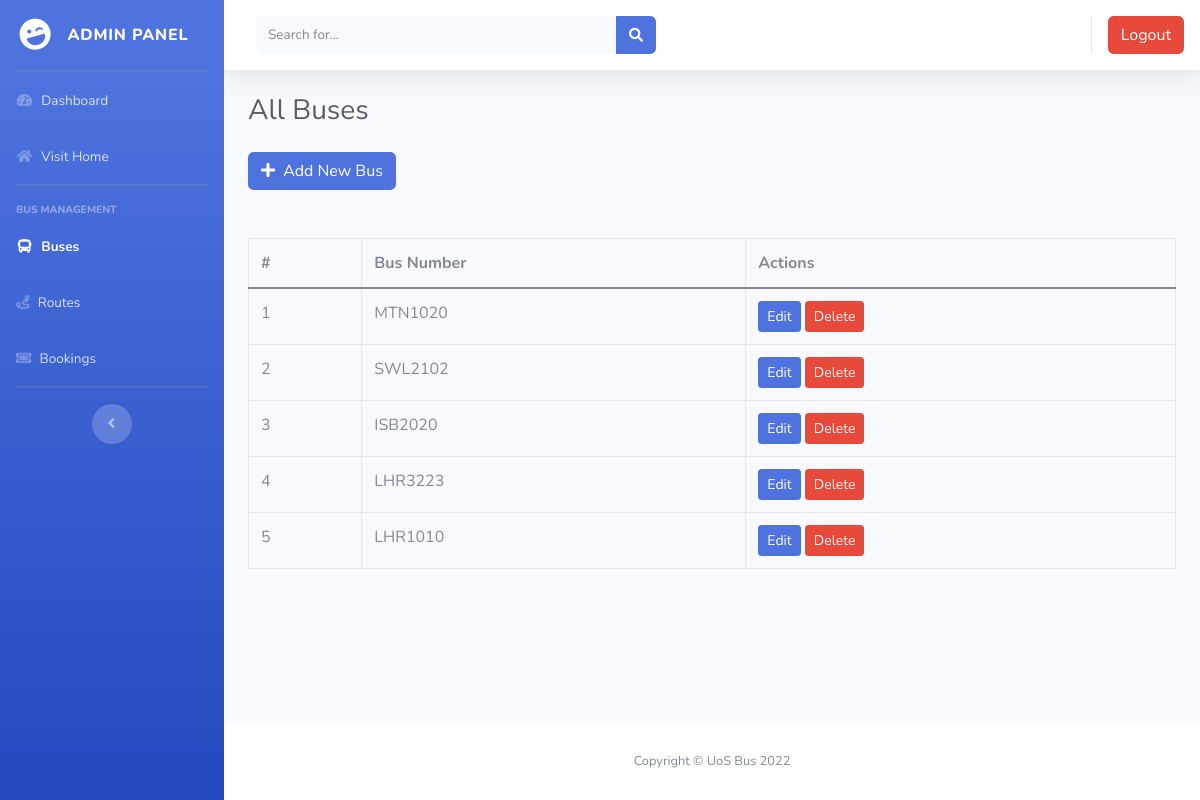
/admin/buses.php (signed in), run on the app's committed database.
### tables this page shows
CREATE TABLE `buses` (
  `id` int(11) NOT NULL,
  `bus_no` varchar(30) NOT NULL,
  `bus_assigned` tinyint(1) NOT NULL DEFAULT 0,
  `bus_capacity` int(100) NOT NULL,
  `bus_created` timestamp NOT NULL DEFAULT current_timestamp()
);

### admin/buses.php (the view, shortened to what this page needs)
<!DOCTYPE html>
<html lang="en">
<head>
    <link href="../assets/vendor/fontawesome-free/css/all.css" rel="stylesheet" type="text/css">
    <link href="../assets/vendor/css/bootstrap-v5.0.2.min.css" rel="stylesheet" type="text/css">
    <link href="css/sb-admin-2.min.css" rel="stylesheet">
</head>
<body id="page-top">
    <?php require '../inc/_admin-header.php'; ?>
    <div class="container-fluid">
        <div class="d-sm-flex align-items-center justify-content-between mb-4">
            <h1 class="h3 mb-0 text-gray-800">All Buses</h1>
        </div>
        <button type="button" class="btn btn-primary" data-bs-toggle="modal" data-bs-target="#addModal">
            <i class="fas fa-plus mr-1"></i> Add New Bus
        </button>
        <?php
        $resultSql = "SELECT * FROM `buses` ORDER BY bus_created DESC";
        $resultSqlResult = mysqli_query($conn, $resultSql);
        if (!mysqli_num_rows($resultSqlResult)) { ?>
            <div class="container mt-4">
                <div id="noCustomers" class="alert alert-dark " role="alert">
                    <h1 class="alert-heading">No Buses Found!!</h1>
                    <p class="fw-light">Be the first person to add one!</p>
                </div>
            </div>
        <?php } else { ?>
            <table class="table table-bordered table-hover mt-5">
                <thead>
                    <th>#</th>
                    <th>Bus Number</th>
                    <th>Actions</th>
                </thead>
                <?php
                $ser_no = 0;
                while ($row = mysqli_fetch_assoc($resultSqlResult)) {
                    $ser_no++;
                    $id = $row["id"];
                    $busno = $row["bus_no"];
                ?>
                    <tr>
                        <td>
                            <?php
                            echo $ser_no;
                            ?>
                        </td>
                        <td>
                            <?php
                            echo $busno;
                            ?>
                        </td>
                        <td>
                            <button class="btn btn-primary btn-sm edit-button " data-link="<?php echo $_SERVER['REQUEST_URI']; ?>" data-id="<?php echo $id; ?>" data-busno="<?php echo $busno; ?>">Edit</button>
                            <button class="btn btn-danger btn-sm delete-button" data-bs-toggle="modal" data-bs-target="#deleteModal" data-id="<?php echo $id; ?>">Delete</button>
                        </td>
                    </tr>
                <?php
                }
                ?>
            </table>
        <?php } ?>
    </div>
    </div>
    <footer class="sticky-footer bg-white">
        <div class="container my-auto">
            <div class="copyright text-center my-auto">
                <span>Copyright &copy; UoS Bus <?php echo date('Y'); ?></span>
            </div>
        </div>
    </footer>
    </div>
    </div>
</body>
</html>

### data on the page
buses: bus_no "MTN1020"
buses: bus_no "SWL2102"
buses: bus_no "ISB2020"
buses: bus_no "LHR3223"
buses: bus_no "LHR1010"
